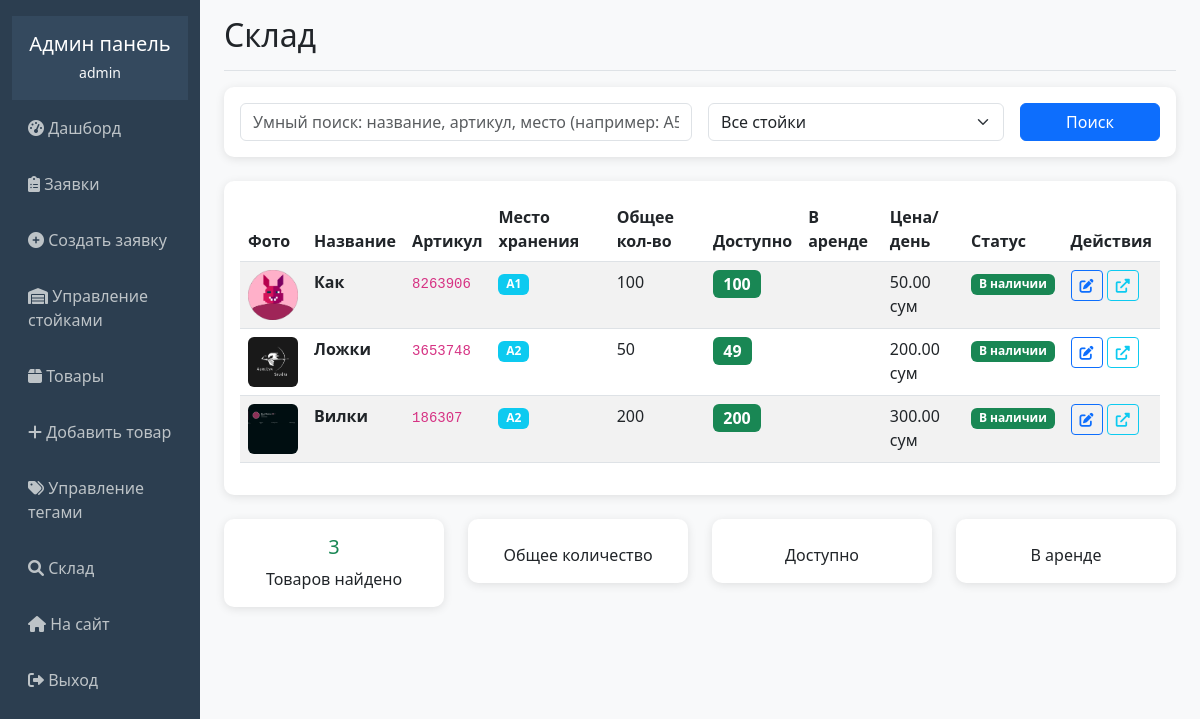
Page /superuser/inventory/ (signed in) on the committed database.
### rental/models.py (models this page shows, shortened)
class Product(models.Model):
    name = models.CharField(max_length=200, verbose_name='Название')
    photo = models.ImageField(upload_to='products/', verbose_name='Фото')
    article = models.CharField(max_length=50, unique=True, verbose_name='Артикул')
    description = models.TextField(blank=True, verbose_name='Описание')
    quantity = models.IntegerField(default=0, verbose_name='Количество')
    available_quantity = models.IntegerField(default=0, verbose_name='Доступное количество')
    tags = models.ManyToManyField(Tag, blank=True, verbose_name='Теги')
    daily_price = models.DecimalField(max_digits=10, decimal_places=2, verbose_name='Цена за день')
    shelf = models.ForeignKey(Shelf, on_delete=models.CASCADE, verbose_name='Место хранения')
    created_at = models.DateTimeField(auto_now_add=True)
    def get_display_name(self):
        return self.name.capitalize()
    class Meta:
        verbose_name = 'Товар'
        verbose_name_plural = 'Товары'

class Shelf(models.Model):
    storage = models.ForeignKey(Storage, on_delete=models.CASCADE, verbose_name='Стойка')
    number = models.CharField(max_length=10, verbose_name='Номер полки')
    def __str__(self):
        return f"{self.storage.name}{self.number}"
    class Meta:
        verbose_name = 'Полка'
        verbose_name_plural = 'Полки'

class Storage(models.Model):
    name = models.CharField(max_length=10, verbose_name='Название стойки')
    class Meta:
        verbose_name = 'Стойка'
        verbose_name_plural = 'Стойки'

### rental/admin_views.py (the view, shortened to what this page needs)
# urls.py: path('inventory/', admin_views.inventory_view, name='inventory_view'),
@user_passes_test(is_admin)
def inventory_view(request):
    products = Product.objects.all()
    search_query = request.GET.get('search', '')
    storage_filter = request.GET.get('storage', '')
    if storage_filter:
        products = products.filter(shelf__storage__name=storage_filter)
    storages = Storage.objects.all()
    context = {
        'products': products,
        'search_query': search_query,
        'storage_filter': storage_filter,
        'storages': storages,
    }
    return render(request, 'rental/admin/inventory.html', context)

### rental/admin_views.py (called while the page is built)
def is_admin(user):
    return user.is_authenticated and user.is_staff

### templates/rental/admin/inventory.html (shortened to what this page needs)
{% extends 'rental/admin/base_admin.html' %}
{% block content %}
<div class="d-flex justify-content-between flex-wrap flex-md-nowrap align-items-center pb-2 mb-3 border-bottom">
    <h1 class="h2">Склад</h1>
</div>
<div class="card mb-4">
    <div class="card-body">
        <form method="get" class="row g-3">
            <div class="col-md-6">
                <input type="text" name="search" class="form-control" placeholder="Умный поиск: название, артикул, место (например: A5, B3)" value="{{ search_query }}">
            </div>
            <div class="col-md-4">
                <select name="storage" class="form-select">
                    <option value="">Все стойки</option>
                </select>
            </div>
            <div class="col-md-2">
                <button type="submit" class="btn btn-primary w-100">Поиск</button>
            </div>
        </form>
    </div>
</div>
<div class="card">
    <div class="card-body">
        <div class="table-responsive">
            <table class="table table-striped">
                <thead>
                    <tr>
                        <th>Фото</th>
                        <th>Название</th>
                        <th>Артикул</th>
                        <th>Место хранения</th>
                        <th>Общее кол-во</th>
                        <th>Доступно</th>
                        <th>В аренде</th>
                        <th>Цена/день</th>
                        <th>Статус</th>
                        <th>Действия</th>
                    </tr>
                </thead>
                <tbody>
                    {% for product in products %}
                    <tr>
                        <td>
                            {% if product.photo %}
                                <img src="{{ product.photo.url }}" alt="{{ product.name }}" style="width: 50px; height: 50px; object-fit: cover;" class="rounded">
                            {% else %}
                                <div class="bg-light rounded d-flex align-items-center justify-content-center" style="width: 50px; height: 50px;">
                                    <i class="fas fa-image text-muted"></i>
                                </div>
                            {% endif %}
                        </td>
                        <td><strong>{{ product.get_display_name }}</strong></td>
                        <td><code>{{ product.article }}</code></td>
                        <td>
                            <span class="badge bg-info">{{ product.shelf }}</span>
                        </td>
                        <td>{{ product.quantity }}</td>
                        <td>
                            {% if product.available_quantity <= 0 %}
                                <span class="badge bg-danger fs-6">{{ product.available_quantity }}</span>
                            {% elif product.available_quantity <= 2 %}
                                <span class="badge bg-warning fs-6">{{ product.available_quantity }}</span>
                            {% else %}
                                <span class="badge bg-success fs-6">{{ product.available_quantity }}</span>
                            {% endif %}
                        </td>
                        <td>{{ product.quantity|add:"-"|add:product.available_quantity }}</td>
                        <td>{{ product.daily_price }} сум</td>
                        <td>
                            {% if product.available_quantity <= 0 %}
                                <span class="badge bg-danger">Нет в наличии</span>
                            {% elif product.available_quantity <= 2 %}
                                <span class="badge bg-warning">Мало</span>
                            {% else %}
                                <span class="badge bg-success">В наличии</span>
                            {% endif %}
                        </td>
                        <td>
                            <a href="{% url 'edit_product' product.id %}" class="btn btn-sm btn-outline-primary" title="Редактировать">
                                <i class="fas fa-edit"></i>
                            </a>
                            <a href="{% url 'rental:product_detail' product.id %}" class="btn btn-sm btn-outline-info" title="Просмотр на сайте" target="_blank">
                                <i class="fas fa-external-link-alt"></i>
                            </a>
                        </td>
                    </tr>
                    {% empty %}
                    <tr>
                        <td colspan="10" class="text-center">Товаров не найдено</td>
                    </tr>
                    {% endfor %}
                </tbody>
            </table>
        </div>
    </div>
</div>
{% if products %}
<div class="row mt-4">
    <div class="col-md-3">
        <div class="card text-center">
            <div class="card-body">
                <h5 class="card-title text-success">{{ products|length }}</h5>
                <p class="card-text">Товаров найдено</p>
            </div>
        </div>
    </div>
    <div class="col-md-3">
        <div class="card text-center">
            <div class="card-body">
                <p class="card-text">Общее количество</p>
            </div>
        </div>
    </div>
    <div class="col-md-3">
        <div class="card text-center">
            <div class="card-body">
                <p class="card-text">Доступно</p>
            </div>
        </div>
    </div>
    <div class="col-md-3">
        <div class="card text-center">
            <div class="card-body">
                <p class="card-text">В аренде</p>
            </div>
        </div>
    </div>
</div>
{% endif %}
{% endblock %}

### templates/rental/admin/base_admin.html (shortened to what this page needs)
<!DOCTYPE html>
<html lang="ru">
<head>
    <link href="https://cdnjs.cloudflare.com/ajax/libs/bootstrap/5.3.0/css/bootstrap.min.css" rel="stylesheet">
    <link href="https://cdnjs.cloudflare.com/ajax/libs/font-awesome/6.0.0/css/all.min.css" rel="stylesheet">
</head>
<body>
    <div class="container-fluid">
        <div class="row">
            <nav class="col-md-3 col-lg-2 d-md-block sidebar collapse">
                <div class="position-sticky">
                    <div class="admin-header text-center">
                        <h5 class="text-white mb-1">Админ панель</h5>
                        {% if user.is_authenticated %}
                            <small class="text-light">{{ user.username }}</small>
                        {% endif %}
                    </div>
                    <ul class="nav flex-column">
                        <li class="nav-item">
                            <a class="nav-link" href="{% url 'admin_dashboard' %}">
                                <i class="fas fa-tachometer-alt"></i> Дашборд
                            </a>
                        </li>
                        <li class="nav-item">
                            <a class="nav-link" href="{% url 'admin_orders' %}">
                                <i class="fas fa-clipboard-list"></i> Заявки
                            </a>
                        </li>
                        <li class="nav-item">
                            <a class="nav-link" href="{% url 'admin_create_order' %}">
                                <i class="fas fa-plus-circle"></i> Создать заявку
                            </a>
                        </li>
                        <li class="nav-item">
                            <a class="nav-link" href="{% url 'storage_management' %}">
                                <i class="fas fa-warehouse"></i> Управление стойками
                            </a>
                        </li>
                        <li class="nav-item">
                            <a class="nav-link" href="{% url 'product_management' %}">
                                <i class="fas fa-box"></i> Товары
                            </a>
                        </li>
                        <li class="nav-item">
                            <a class="nav-link" href="{% url 'add_product' %}">
                                <i class="fas fa-plus"></i> Добавить товар
                            </a>
                        </li>
                        <li class="nav-item">
                            <a class="nav-link" href="{% url 'tag_management' %}">
                                <i class="fas fa-tags"></i> Управление тегами
                            </a>
                        </li>
                        <li class="nav-item">
                            <a class="nav-link" href="{% url 'inventory_view' %}">
                                <i class="fas fa-search"></i> Склад
                            </a>
                        </li>
                        <li class="nav-item">
                            <a class="nav-link" href="{% url 'rental:product_list' %}">
                                <i class="fas fa-home"></i> На сайт
                            </a>
                        </li>
                        <li class="nav-item">
                            <form method="post" action="{% url 'logout' %}" style="display: inline;">
                                <button type="submit" class="nav-link logout-btn border-0 bg-transparent w-100 text-start" onclick="return confirm('Вы действительно хотите выйти?')">
                                    <i class="fas fa-sign-out-alt"></i> Выход
                                </button>
                            </form>
                        </li>
                    </ul>
                </div>
            </nav>
            <main class="col-md-9 ms-sm-auto col-lg-10 px-md-4 main-content">
                <div class="pt-3 pb-2 mb-3">
                    {% block content %}{% endblock %}
                </div>
            </main>
        </div>
    </div>
</body>
</html>

### templates/rental/admin/base_admin.html (style rules this page uses)
.sidebar { min-height: 100vh; background-color: #2c3e50; padding-top: 1rem; }
.sidebar .nav-link { color: #bdc3c7; padding: 0.75rem 1rem; margin: 0.25rem 0; }
.main-content { background-color: #f8f9fa; min-height: 100vh; }
.card { border: none; box-shadow: 0 2px 10px rgba(0,0,0,0.1); border-radius: 10px; }
.admin-header { background-color: #34495e; color: white; padding: 1rem; margin-bottom: 0; }
.logout-btn { color: #e74c3c; border-top: 1px solid #34495e; margin-top: 1rem; padding-top: 1rem; }

### rows in the picture
Product: photo (picture), get_display_name "Как", article "8263906", shelf "A1", quantity "100", available_quantity "100", daily_price "50.00", shows "В наличии"
Product: photo (picture), get_display_name "Ложки", article "3653748", shelf "A2", quantity "50", available_quantity "49", daily_price "200.00", shows "В наличии"
Product: photo (picture), get_display_name "Вилки", article "186307", shelf "A2", quantity "200", available_quantity "200", daily_price "300.00", shows "В наличии"

### other values in the picture
{{ user.username }} "admin"
{{ products|length }} "3"
